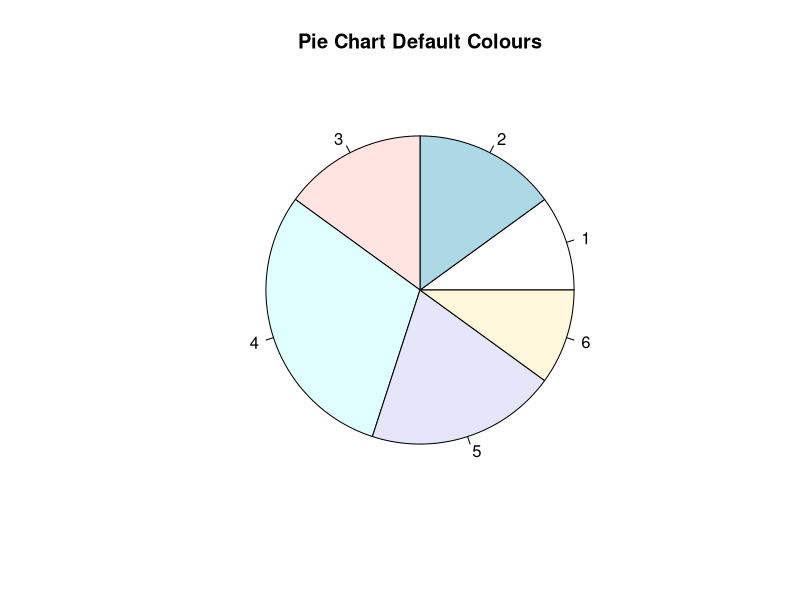
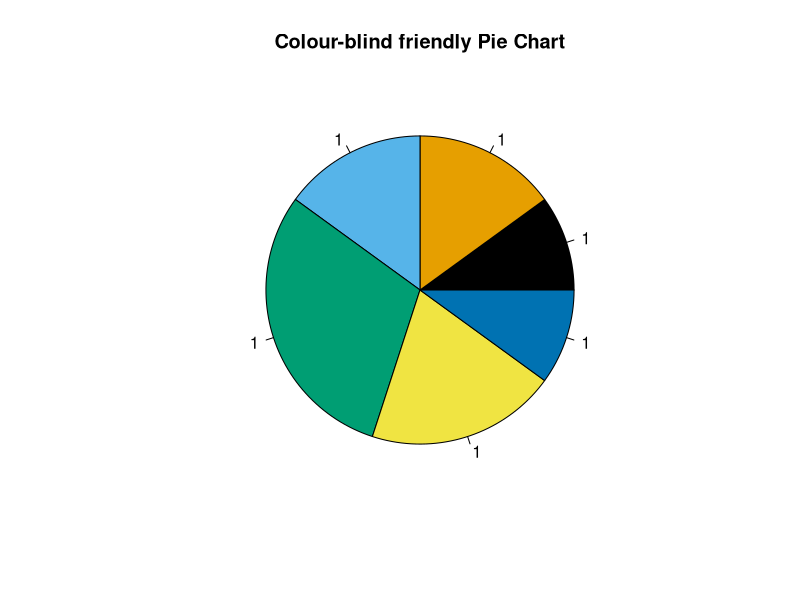
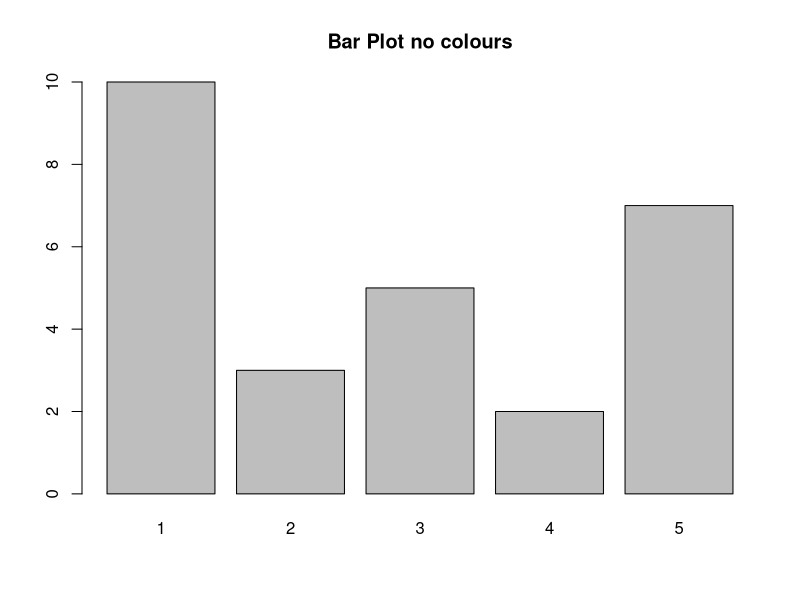
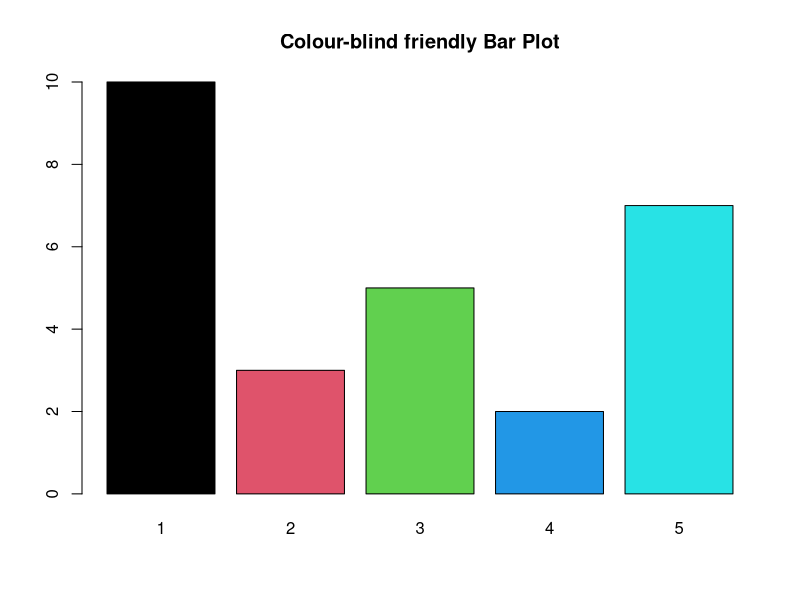

Write R code to recreate these figures, in order.
## ---- chunk 1
library(knitr)
# Create a data frame similar in structure to the markdown example
data <- data.frame(
  Default = c("12", "123", "1"),
  Left = c("12", "123", "1"),
  Right = c("12", "123", "1"),
  Center = c("12", "123", "1")
)
# Generate the table using knitr::kable()
# Set column alignment: left, left, right, and center
# Add a caption to the table
kable(
  data,
  align = c("l", "l", "r", "c"),
  caption = "Table 1. Demonstration of knitr::kable() table with alignment"
)
## ---- chunk 2
x <- c(10,15,15,30,20,10)
## ---- chunk 3
pie(x, main = "Pie Chart Default Colours")
## ---- chunk 4
palette.colors(palette= "Okabe-Ito")
## ---- chunk 5
okabe_ito_colours<- c("#000000", "#E69F00", "#56B4E9", "#009E73", "#F0E442", "#0072B2", "#D55E00",  "#CC79A7","#999999")
## ---- chunk 6
pie(x, main = "Colour-blind friendly Pie Chart", rep(1, 6), col = okabe_ito_colours)
## ---- chunk 7
x <- c("1", "2", "3", "4", "5")
y <- c(10, 3, 5, 2, 7)
barplot(y, names.arg = x, main = "Bar Plot no colours")
## ---- chunk 8
palette.colors(palette= "R4")
R4_colours <- c("#000000","#DF536B", "#61D04F", "#2297E6", "#28E2E5", "#CD0BBC","#F5C710", "#9E9E9E")
## ---- chunk 9
barplot(y, names.arg = x, main = "Colour-blind friendly Bar Plot", rep(1,5), col = R4_colours)
